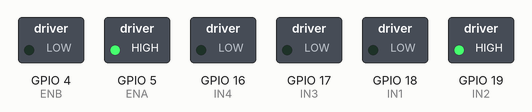
Recording of a sketch running on a simulated ESP32. Parts: switched loads named in the sketch (green lamp = pin HIGH).

Above: at 4.1 s.
At 9.1 s:
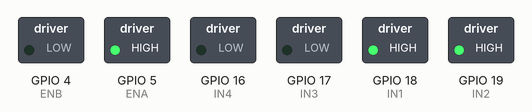
At 11.1 s:
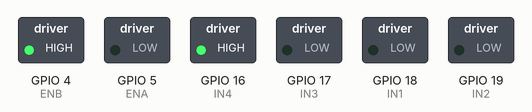
At 15.1 s:
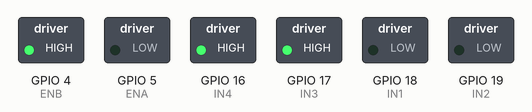
At 16.1 s:
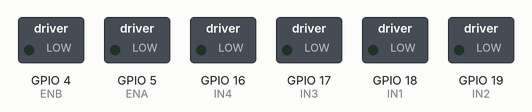
Timing chart, 0 to 17.6 s (numbered marks = the images above):
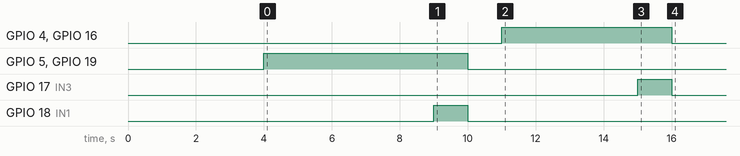

The sketch:

motor_test.ino
```cpp
/*
 * MOTOR CHANNEL TEST — timing only, no buzzer/LED needed
 *
 * Power on the ESP32 and count seconds on your phone.
 * Tell me what the motor does during each phase:
 *
 *  0 - 4s  : Motor should be STOPPED
 *  4 - 9s  : Channel A runs  (OUT1 / OUT2) — does motor spin?
 *  9 - 11s : Brake / stop
 * 11 - 15s : Channel B runs  (OUT3 / OUT4) — does motor spin?
 * 15s+     : Everything stopped forever
 */

// Channel A
#define IN1 18
#define IN2 19
#define ENA  5

// Channel B
#define IN3 17
#define IN4 16
#define ENB  4

void stopAll() {
  digitalWrite(ENA, LOW); digitalWrite(IN1, LOW); digitalWrite(IN2, LOW);
  digitalWrite(ENB, LOW); digitalWrite(IN3, LOW); digitalWrite(IN4, LOW);
}

void setup() {
  pinMode(IN1, OUTPUT); pinMode(IN2, OUTPUT); pinMode(ENA, OUTPUT);
  pinMode(IN3, OUTPUT); pinMode(IN4, OUTPUT); pinMode(ENB, OUTPUT);

  // ── Stop everything immediately ───────────────────────────
  stopAll();
  delay(4000);          // 0-4 s : STOPPED — motor must not spin

  // ── Channel A : 5 seconds ─────────────────────────────────
  digitalWrite(IN1, LOW); digitalWrite(IN2, HIGH); digitalWrite(ENA, HIGH);
  delay(5000);          // 4-9 s : does motor spin?

  // brake
  digitalWrite(IN1, HIGH); digitalWrite(IN2, HIGH);
  delay(1000);
  stopAll();
  delay(1000);          // 9-11 s : stopped

  // ── Channel B : 4 seconds ─────────────────────────────────
  digitalWrite(IN3, LOW); digitalWrite(IN4, HIGH); digitalWrite(ENB, HIGH);
  delay(4000);          // 11-15 s : does motor spin?

  // brake
  digitalWrite(IN3, HIGH); digitalWrite(IN4, HIGH);
  delay(1000);
  stopAll();            // 15 s+ : stopped forever
}

void loop() {}
```
